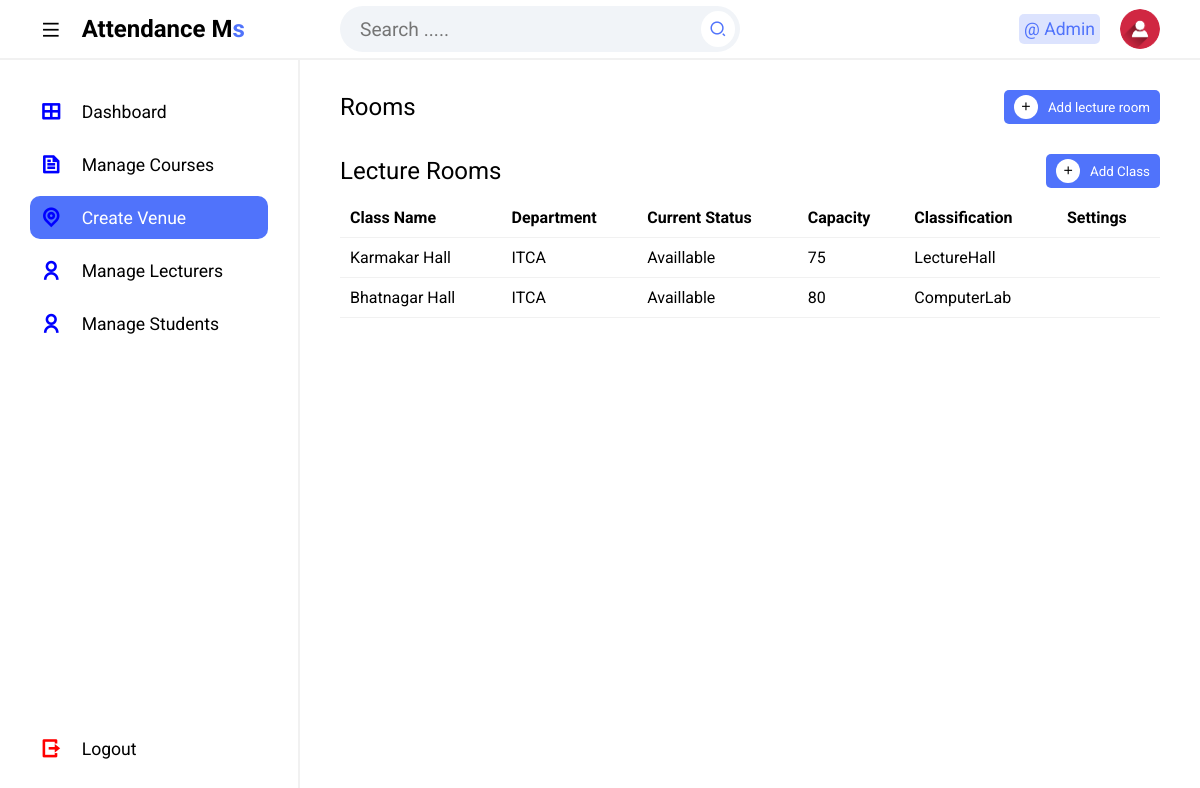
The app's page /Admin/createVenue.php (signed in) with its own data.
### tables this page shows
CREATE TABLE `tblvenue` (
  `ID` int(10) NOT NULL,
  `className` varchar(50) NOT NULL,
  `facultyCode` varchar(50) NOT NULL,
  `currentStatus` varchar(50) NOT NULL,
  `capacity` int(10) NOT NULL,
  `classification` varchar(50) NOT NULL,
  `dateCreated` date NOT NULL
);

### Admin/createVenue.php (the view, shortened to what this page needs)
<?php
include '../Includes/dbcon.php';
?>
<!DOCTYPE html>
<html lang="en">
<head>
  <link rel="stylesheet" href="css/styles.css">
  <link href="https://cdnjs.cloudflare.com/ajax/libs/remixicon/4.2.0/remixicon.css" rel="stylesheet">
</head>
<body>
<?php include 'includes/topbar.php'?>
<section class="main">
<?php include 'includes/sidebar.php';?>
 <div class="main--content">
<div class="rooms">
                <div class="title">
                    <h2 class="section--title">Rooms</h2>
                    <div class="rooms--right--btns">
                        <button id="addClass1" class="add"><i class="ri-add-line"></i>Add lecture room</button>
                    </div>
                </div>
            </div>
            <div class="table-container">
            <div class="title" id="addClass2">
                    <h2 class="section--title">Lecture Rooms</h2>
                    <button class="add"><i class="ri-add-line"></i>Add Class</button>
                </div>
                <div class="table">
                    <table>
                        <thead>
                            <tr>
                                <th>Class Name</th>
                                <th>Department</th>
                                <th>Current Status</th>
                                <th>Capacity</th>
                                <th>Classification</th>
                                <th>Settings</th>
                            </tr>
                        </thead>
                        <tbody>
                        <?php
                        $sql = "SELECT * FROM tblvenue";
                        $result = $conn->query($sql);
                        if ($result->num_rows > 0) {
                        while ($row = $result->fetch_assoc()) {
                            echo "<tr>";
                            echo "<td>" . $row["className"] . "</td>";
                            echo "<td>" . $row["facultyCode"] . "</td>";
                            echo "<td>" . $row["currentStatus"] . "</td>";
                            echo "<td>" . $row["capacity"] . "</td>";
                            echo "<td>" . $row["classification"] . "</td>";
                            echo "</tr>";
                        }
                    } else {
                        echo "<tr><td colspan='6'>No records found</td></tr>";
                    }
                    ?>
                        </tbody>
                    </table>
                </div>
            </div>
 </div>
</section>
</body>
</html>

### Admin/Includes/topbar.php (shortened to what this page needs)
<?php
$fullName = "";
if (isset($_SESSION['userId'])) {
    $userId = $conn->real_escape_string($_SESSION['userId']);
    $query = "SELECT * FROM tbladmin WHERE Id = $userId";
    $rs = $conn->query($query);
    if ($rs) {
        $num = $rs->num_rows;
        if ($num > 0) {
            $row = $rs->fetch_assoc();
            $fullName = $row['firstName'] . " " . $row['lastName'];
                } else {
            echo "Admin not found";
        }
    } else {
        echo "Error: " . $conn->error;
    }
} else {
 header('location: ../index.php');
}
?>
<section class="header">
    <div class="logo">
        <i class="ri-menu-line icon icon-0 menu"></i>
        <h2>Attendance M<span>s</span></h2>
    </div>
    <div class="search--notification--profile">
        <div id="searchInput" class="search">
            <input type="text" id="searchText" placeholder="Search .....">
            <button onclick="searchItems()"><i class="ri-search-2-line"></i></button>
        </div>
        <div class="notification--profile">
            <div class="picon lock">
                @ <?php echo $fullName; ?>
            </div>
            <div class="picon profile">
                <img src="img/user.png" alt="">
            </div>
        </div>
    </div>
</section>

### Admin/css/styles.css (style rules this page uses)
* { margin: 0; padding: 0; box-sizing: border-box; font-family: 'Roboto', sans-serif; }
body { position: relative; width: 100%; }
.header { height: 60px; width: 100%; display: flex; align-items: center; border-bottom: 2px solid #f1f1f1; }
.logo { display: flex; align-items: center; width: 300px; padding-left: 40px; }
.logo span { color: #5073fb; }
.search--notification--profile { display: flex; align-items: center; justify-content: space-between; width: calc(100% - 300px); padding: 0 40px; }
.search { background-color: #f1f4f8; border-radius: 50px; width: 400px; padding: 5px; display: flex; align-items: center; justify-content: space-between; }
.search input { background-color: transparent; outline: none; border: none; text-indent: 15px; width: 85%; font-size:1.2em; }
.search button { outline: none; border: none; border-radius: 50%; background-color: #fff; padding: 8px; display: flex; align-items: center; justify-content: center; }
.search button i { font-size: 1.1rem; color: #5073fb; }
.notification--profile { display: flex; align-items: center; }
.picon { margin-left: 20px; font-size: 1.1rem; padding: 5px; border-radius: 5px; }
.lock { color: #5073fb; background-color: rgba(80, 115, 251, .2); }
.profile { position: relative; width: 40px; height: 40px; border-radius: 50%; overflow: hidden; }
img { position: absolute; top: 0; left: 0; width: 100%; height: 100%; object-fit: cover; }
.main { position: relative; width: 100%; min-height: calc(100vh - 60px); }
.icon { position: relative; display: flex; align-items: center; justify-content: center; margin-right: 20px; font-size: 1.3rem; }
thead { position:sticky; top:0; background-color:white; padding:20px; }
.main--content { position: absolute; top: 0; right: 0; height: 100%; width: calc(100% - 300px); padding: 0 40px; transition: .3s; }
.title { display: flex; align-items: center; justify-content: space-between; margin-bottom: 10px; margin-top: 30px; }
.section--title { font-weight: 400; }
.rooms--right--btns { display: flex; align-items: center; gap: 30px; }
.add { display: flex; align-items: center; padding: 5px 10px; outline: none; border: none; background-color: #5073fb; color: #fff; border-radius: 5px; cursor: pointer; transition: .3s; }
.add i { margin-right: 10px; padding: 5px; background-color: #fff; border-radius: 50%; color: #000; }
.table-container { margin-bottom: 20px; }
.table { height: 200px; overflow-y: scroll; }
table { width: 100%; text-align: left; border-collapse: collapse; }
tr { border-bottom: 1px solid #f1f1f1; }
td, th { padding-block: 10px; padding:10px; }

### records on screen
tblvenue: className "Karmakar Hall", facultyCode "ITCA", currentStatus "Availlable", capacity "75", classification "LectureHall"
tblvenue: className "Bhatnagar Hall", facultyCode "ITCA", currentStatus "Availlable", capacity "80", classification "ComputerLab"

### other values on screen
$fullName "Admin"
